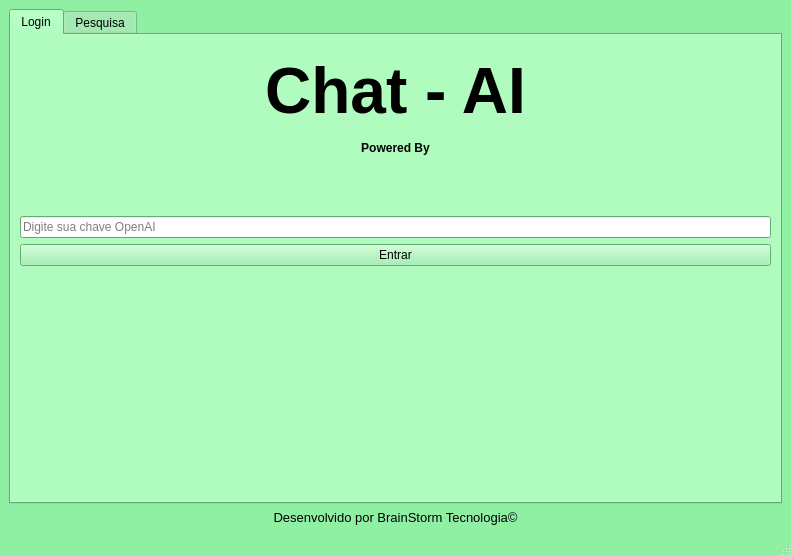
<?xml version="1.0" encoding="UTF-8"?>
<ui version="4.0">
 <class>MainWindow</class>
 <widget class="QMainWindow" name="MainWindow">
  <property name="geometry">
   <rect>
    <x>0</x>
    <y>0</y>
    <width>791</width>
    <height>556</height>
   </rect>
  </property>
  <property name="palette">
   <palette>
    <active>
     <colorrole role="WindowText">
      <brush brushstyle="SolidPattern">
       <color alpha="255">
        <red>0</red>
        <green>0</green>
        <blue>0</blue>
       </color>
      </brush>
     </colorrole>
     <colorrole role="Button">
      <brush brushstyle="SolidPattern">
       <color alpha="255">
        <red>143</red>
        <green>240</green>
        <blue>164</blue>
       </color>
      </brush>
     </colorrole>
     <colorrole role="Light">
      <brush brushstyle="SolidPattern">
       <color alpha="255">
        <red>255</red>
        <green>255</green>
        <blue>255</blue>
       </color>
      </brush>
     </colorrole>
     <colorrole role="Midlight">
      <brush brushstyle="SolidPattern">
       <color alpha="255">
        <red>199</red>
        <green>247</green>
        <blue>209</blue>
       </color>
      </brush>
     </colorrole>
     <colorrole role="Dark">
      <brush brushstyle="SolidPattern">
       <color alpha="255">
        <red>72</red>
        <green>120</green>
        <blue>82</blue>
       </color>
      </brush>
     </colorrole>
     <colorrole role="Mid">
      <brush brushstyle="SolidPattern">
       <color alpha="255">
        <red>95</red>
        <green>160</green>
        <blue>109</blue>
       </color>
      </brush>
     </colorrole>
     <colorrole role="Text">
      <brush brushstyle="SolidPattern">
       <color alpha="255">
        <red>0</red>
        <green>0</green>
        <blue>0</blue>
       </color>
      </brush>
     </colorrole>
     <colorrole role="BrightText">
      <brush brushstyle="SolidPattern">
       <color alpha="255">
        <red>255</red>
        <green>255</green>
        <blue>255</blue>
       </color>
      </brush>
     </colorrole>
     <colorrole role="ButtonText">
      <brush brushstyle="SolidPattern">
       <color alpha="255">
        <red>0</red>
        <green>0</green>
        <blue>0</blue>
       </color>
      </brush>
     </colorrole>
     <colorrole role="Base">
      <brush brushstyle="SolidPattern">
       <color alpha="255">
        <red>255</red>
        <green>255</green>
        <blue>255</blue>
       </color>
      </brush>
     </colorrole>
     <colorrole role="Window">
      <brush brushstyle="SolidPattern">
       <color alpha="255">
        <red>143</red>
        <green>240</green>
        <blue>164</blue>
       </color>
      </brush>
     </colorrole>
     <colorrole role="Shadow">
      <brush brushstyle="SolidPattern">
       <color alpha="255">
        <red>0</red>
        <green>0</green>
        <blue>0</blue>
       </color>
      </brush>
     </colorrole>
     <colorrole role="Highlight">
      <brush brushstyle="SolidPattern">
       <color alpha="255">
        <red>38</red>
        <green>162</green>
        <blue>105</blue>
       </color>
      </brush>
     </colorrole>
     <colorrole role="AlternateBase">
      <brush brushstyle="SolidPattern">
       <color alpha="255">
        <red>199</red>
        <green>247</green>
        <blue>209</blue>
       </color>
      </brush>
     </colorrole>
     <colorrole role="ToolTipBase">
      <brush brushstyle="SolidPattern">
       <color alpha="255">
        <red>255</red>
        <green>255</green>
        <blue>220</blue>
       </color>
      </brush>
     </colorrole>
     <colorrole role="ToolTipText">
      <brush brushstyle="SolidPattern">
       <color alpha="255">
        <red>0</red>
        <green>0</green>
        <blue>0</blue>
       </color>
      </brush>
     </colorrole>
     <colorrole role="PlaceholderText">
      <brush brushstyle="SolidPattern">
       <color alpha="128">
        <red>0</red>
        <green>0</green>
        <blue>0</blue>
       </color>
      </brush>
     </colorrole>
    </active>
    <inactive>
     <colorrole role="WindowText">
      <brush brushstyle="SolidPattern">
       <color alpha="255">
        <red>0</red>
        <green>0</green>
        <blue>0</blue>
       </color>
      </brush>
     </colorrole>
     <colorrole role="Button">
      <brush brushstyle="SolidPattern">
       <color alpha="255">
        <red>143</red>
        <green>240</green>
        <blue>164</blue>
       </color>
      </brush>
     </colorrole>
     <colorrole role="Light">
      <brush brushstyle="SolidPattern">
       <color alpha="255">
        <red>255</red>
        <green>255</green>
        <blue>255</blue>
       </color>
      </brush>
     </colorrole>
     <colorrole role="Midlight">
      <brush brushstyle="SolidPattern">
       <color alpha="255">
        <red>199</red>
        <green>247</green>
        <blue>209</blue>
       </color>
      </brush>
     </colorrole>
     <colorrole role="Dark">
      <brush brushstyle="SolidPattern">
       <color alpha="255">
        <red>72</red>
        <green>120</green>
        <blue>82</blue>
       </color>
      </brush>
     </colorrole>
     <colorrole role="Mid">
      <brush brushstyle="SolidPattern">
       <color alpha="255">
        <red>95</red>
        <green>160</green>
        <blue>109</blue>
       </color>
      </brush>
     </colorrole>
     <colorrole role="Text">
      <brush brushstyle="SolidPattern">
       <color alpha="255">
        <red>0</red>
        <green>0</green>
        <blue>0</blue>
       </color>
      </brush>
     </colorrole>
     <colorrole role="BrightText">
      <brush brushstyle="SolidPattern">
       <color alpha="255">
        <red>255</red>
        <green>255</green>
        <blue>255</blue>
       </color>
      </brush>
     </colorrole>
     <colorrole role="ButtonText">
      <brush brushstyle="SolidPattern">
       <color alpha="255">
        <red>0</red>
        <green>0</green>
        <blue>0</blue>
       </color>
      </brush>
     </colorrole>
     <colorrole role="Base">
      <brush brushstyle="SolidPattern">
       <color alpha="255">
        <red>255</red>
        <green>255</green>
        <blue>255</blue>
       </color>
      </brush>
     </colorrole>
     <colorrole role="Window">
      <brush brushstyle="SolidPattern">
       <color alpha="255">
        <red>143</red>
        <green>240</green>
        <blue>164</blue>
       </color>
      </brush>
     </colorrole>
     <colorrole role="Shadow">
      <brush brushstyle="SolidPattern">
       <color alpha="255">
        <red>0</red>
        <green>0</green>
        <blue>0</blue>
       </color>
      </brush>
     </colorrole>
     <colorrole role="Highlight">
      <brush brushstyle="SolidPattern">
       <color alpha="255">
        <red>38</red>
        <green>162</green>
        <blue>105</blue>
       </color>
      </brush>
     </colorrole>
     <colorrole role="AlternateBase">
      <brush brushstyle="SolidPattern">
       <color alpha="255">
        <red>199</red>
        <green>247</green>
        <blue>209</blue>
       </color>
      </brush>
     </colorrole>
     <colorrole role="ToolTipBase">
      <brush brushstyle="SolidPattern">
       <color alpha="255">
        <red>255</red>
        <green>255</green>
        <blue>220</blue>
       </color>
      </brush>
     </colorrole>
     <colorrole role="ToolTipText">
      <brush brushstyle="SolidPattern">
       <color alpha="255">
        <red>0</red>
        <green>0</green>
        <blue>0</blue>
       </color>
      </brush>
     </colorrole>
     <colorrole role="PlaceholderText">
      <brush brushstyle="SolidPattern">
       <color alpha="128">
        <red>0</red>
        <green>0</green>
        <blue>0</blue>
       </color>
      </brush>
     </colorrole>
    </inactive>
    <disabled>
     <colorrole role="WindowText">
      <brush brushstyle="SolidPattern">
       <color alpha="255">
        <red>72</red>
        <green>120</green>
        <blue>82</blue>
       </color>
      </brush>
     </colorrole>
     <colorrole role="Button">
      <brush brushstyle="SolidPattern">
       <color alpha="255">
        <red>143</red>
        <green>240</green>
        <blue>164</blue>
       </color>
      </brush>
     </colorrole>
     <colorrole role="Light">
      <brush brushstyle="SolidPattern">
       <color alpha="255">
        <red>255</red>
        <green>255</green>
        <blue>255</blue>
       </color>
      </brush>
     </colorrole>
     <colorrole role="Midlight">
      <brush brushstyle="SolidPattern">
       <color alpha="255">
        <red>199</red>
        <green>247</green>
        <blue>209</blue>
       </color>
      </brush>
     </colorrole>
     <colorrole role="Dark">
      <brush brushstyle="SolidPattern">
       <color alpha="255">
        <red>72</red>
        <green>120</green>
        <blue>82</blue>
       </color>
      </brush>
     </colorrole>
     <colorrole role="Mid">
      <brush brushstyle="SolidPattern">
       <color alpha="255">
        <red>95</red>
        <green>160</green>
        <blue>109</blue>
       </color>
      </brush>
     </colorrole>
     <colorrole role="Text">
      <brush brushstyle="SolidPattern">
       <color alpha="255">
        <red>72</red>
        <green>120</green>
        <blue>82</blue>
       </color>
      </brush>
     </colorrole>
     <colorrole role="BrightText">
      <brush brushstyle="SolidPattern">
       <color alpha="255">
        <red>255</red>
        <green>255</green>
        <blue>255</blue>
       </color>
      </brush>
     </colorrole>
     <colorrole role="ButtonText">
      <brush brushstyle="SolidPattern">
       <color alpha="255">
        <red>72</red>
        <green>120</green>
        <blue>82</blue>
       </color>
      </brush>
     </colorrole>
     <colorrole role="Base">
      <brush brushstyle="SolidPattern">
       <color alpha="255">
        <red>143</red>
        <green>240</green>
        <blue>164</blue>
       </color>
      </brush>
     </colorrole>
     <colorrole role="Window">
      <brush brushstyle="SolidPattern">
       <color alpha="255">
        <red>143</red>
        <green>240</green>
        <blue>164</blue>
       </color>
      </brush>
     </colorrole>
     <colorrole role="Shadow">
      <brush brushstyle="SolidPattern">
       <color alpha="255">
        <red>0</red>
        <green>0</green>
        <blue>0</blue>
       </color>
      </brush>
     </colorrole>
     <colorrole role="Highlight">
      <brush brushstyle="SolidPattern">
       <color alpha="255">
        <red>145</red>
        <green>145</green>
        <blue>145</blue>
       </color>
      </brush>
     </colorrole>
     <colorrole role="AlternateBase">
      <brush brushstyle="SolidPattern">
       <color alpha="255">
        <red>143</red>
        <green>240</green>
        <blue>164</blue>
       </color>
      </brush>
     </colorrole>
     <colorrole role="ToolTipBase">
      <brush brushstyle="SolidPattern">
       <color alpha="255">
        <red>255</red>
        <green>255</green>
        <blue>220</blue>
       </color>
      </brush>
     </colorrole>
     <colorrole role="ToolTipText">
      <brush brushstyle="SolidPattern">
       <color alpha="255">
        <red>0</red>
        <green>0</green>
        <blue>0</blue>
       </color>
      </brush>
     </colorrole>
     <colorrole role="PlaceholderText">
      <brush brushstyle="SolidPattern">
       <color alpha="128">
        <red>0</red>
        <green>0</green>
        <blue>0</blue>
       </color>
      </brush>
     </colorrole>
    </disabled>
   </palette>
  </property>
  <property name="windowTitle">
   <string>Pesquisa AI</string>
  </property>
  <widget class="QWidget" name="centralwidget">
   <layout class="QGridLayout" name="gridLayout_2">
    <item row="1" column="0">
     <widget class="QTabWidget" name="tabWidget">
      <property name="enabled">
       <bool>true</bool>
      </property>
      <property name="palette">
       <palette>
        <active>
         <colorrole role="WindowText">
          <brush brushstyle="SolidPattern">
           <color alpha="255">
            <red>0</red>
            <green>0</green>
            <blue>0</blue>
           </color>
          </brush>
         </colorrole>
         <colorrole role="Button">
          <brush brushstyle="SolidPattern">
           <color alpha="255">
            <red>143</red>
            <green>240</green>
            <blue>164</blue>
           </color>
          </brush>
         </colorrole>
         <colorrole role="Light">
          <brush brushstyle="SolidPattern">
           <color alpha="255">
            <red>255</red>
            <green>255</green>
            <blue>255</blue>
           </color>
          </brush>
         </colorrole>
         <colorrole role="Midlight">
          <brush brushstyle="SolidPattern">
           <color alpha="255">
            <red>199</red>
            <green>247</green>
            <blue>209</blue>
           </color>
          </brush>
         </colorrole>
         <colorrole role="Dark">
          <brush brushstyle="SolidPattern">
           <color alpha="255">
            <red>72</red>
            <green>120</green>
            <blue>82</blue>
           </color>
          </brush>
         </colorrole>
         <colorrole role="Mid">
          <brush brushstyle="SolidPattern">
           <color alpha="255">
            <red>95</red>
            <green>160</green>
            <blue>109</blue>
           </color>
          </brush>
         </colorrole>
         <colorrole role="Text">
          <brush brushstyle="SolidPattern">
           <color alpha="255">
            <red>0</red>
            <green>0</green>
            <blue>0</blue>
           </color>
          </brush>
         </colorrole>
         <colorrole role="BrightText">
          <brush brushstyle="SolidPattern">
           <color alpha="255">
            <red>255</red>
            <green>255</green>
            <blue>255</blue>
           </color>
          </brush>
         </colorrole>
         <colorrole role="ButtonText">
          <brush brushstyle="SolidPattern">
           <color alpha="255">
            <red>0</red>
            <green>0</green>
            <blue>0</blue>
           </color>
          </brush>
         </colorrole>
         <colorrole role="Base">
          <brush brushstyle="SolidPattern">
           <color alpha="255">
            <red>255</red>
            <green>255</green>
            <blue>255</blue>
           </color>
          </brush>
         </colorrole>
         <colorrole role="Window">
          <brush brushstyle="SolidPattern">
           <color alpha="255">
            <red>143</red>
            <green>240</green>
            <blue>164</blue>
           </color>
          </brush>
         </colorrole>
         <colorrole role="Shadow">
          <brush brushstyle="SolidPattern">
           <color alpha="255">
            <red>0</red>
            <green>0</green>
            <blue>0</blue>
           </color>
          </brush>
         </colorrole>
         <colorrole role="Highlight">
          <brush brushstyle="SolidPattern">
           <color alpha="255">
            <red>38</red>
            <green>162</green>
            <blue>105</blue>
           </color>
          </brush>
         </colorrole>
         <colorrole role="AlternateBase">
          <brush brushstyle="SolidPattern">
           <color alpha="255">
            <red>199</red>
            <green>247</green>
            <blue>209</blue>
           </color>
          </brush>
         </colorrole>
         <colorrole role="ToolTipBase">
          <brush brushstyle="SolidPattern">
           <color alpha="255">
            <red>255</red>
            <green>255</green>
            <blue>220</blue>
           </color>
          </brush>
         </colorrole>
         <colorrole role="ToolTipText">
          <brush brushstyle="SolidPattern">
           <color alpha="255">
            <red>0</red>
            <green>0</green>
            <blue>0</blue>
           </color>
          </brush>
         </colorrole>
         <colorrole role="PlaceholderText">
          <brush brushstyle="SolidPattern">
           <color alpha="128">
            <red>0</red>
            <green>0</green>
            <blue>0</blue>
           </color>
          </brush>
         </colorrole>
        </active>
        <inactive>
         <colorrole role="WindowText">
          <brush brushstyle="SolidPattern">
           <color alpha="255">
            <red>0</red>
            <green>0</green>
            <blue>0</blue>
           </color>
          </brush>
         </colorrole>
         <colorrole role="Button">
          <brush brushstyle="SolidPattern">
           <color alpha="255">
            <red>143</red>
            <green>240</green>
            <blue>164</blue>
           </color>
          </brush>
         </colorrole>
         <colorrole role="Light">
          <brush brushstyle="SolidPattern">
           <color alpha="255">
            <red>255</red>
            <green>255</green>
            <blue>255</blue>
           </color>
          </brush>
         </colorrole>
         <colorrole role="Midlight">
          <brush brushstyle="SolidPattern">
           <color alpha="255">
            <red>199</red>
            <green>247</green>
            <blue>209</blue>
           </color>
          </brush>
         </colorrole>
         <colorrole role="Dark">
          <brush brushstyle="SolidPattern">
           <color alpha="255">
            <red>72</red>
            <green>120</green>
            <blue>82</blue>
           </color>
          </brush>
         </colorrole>
         <colorrole role="Mid">
          <brush brushstyle="SolidPattern">
           <color alpha="255">
            <red>95</red>
            <green>160</green>
            <blue>109</blue>
           </color>
          </brush>
         </colorrole>
         <colorrole role="Text">
          <brush brushstyle="SolidPattern">
           <color alpha="255">
            <red>0</red>
            <green>0</green>
            <blue>0</blue>
           </color>
          </brush>
         </colorrole>
         <colorrole role="BrightText">
          <brush brushstyle="SolidPattern">
           <color alpha="255">
            <red>255</red>
            <green>255</green>
            <blue>255</blue>
           </color>
          </brush>
         </colorrole>
         <colorrole role="ButtonText">
          <brush brushstyle="SolidPattern">
           <color alpha="255">
            <red>0</red>
            <green>0</green>
            <blue>0</blue>
           </color>
          </brush>
         </colorrole>
         <colorrole role="Base">
          <brush brushstyle="SolidPattern">
           <color alpha="255">
            <red>255</red>
            <green>255</green>
            <blue>255</blue>
           </color>
          </brush>
         </colorrole>
         <colorrole role="Window">
          <brush brushstyle="SolidPattern">
           <color alpha="255">
            <red>143</red>
            <green>240</green>
            <blue>164</blue>
           </color>
          </brush>
         </colorrole>
         <colorrole role="Shadow">
          <brush brushstyle="SolidPattern">
           <color alpha="255">
            <red>0</red>
            <green>0</green>
            <blue>0</blue>
           </color>
          </brush>
         </colorrole>
         <colorrole role="Highlight">
          <brush brushstyle="SolidPattern">
           <color alpha="255">
            <red>38</red>
            <green>162</green>
            <blue>105</blue>
           </color>
          </brush>
         </colorrole>
         <colorrole role="AlternateBase">
          <brush brushstyle="SolidPattern">
           <color alpha="255">
            <red>199</red>
            <green>247</green>
            <blue>209</blue>
           </color>
          </brush>
         </colorrole>
         <colorrole role="ToolTipBase">
          <brush brushstyle="SolidPattern">
           <color alpha="255">
            <red>255</red>
            <green>255</green>
            <blue>220</blue>
           </color>
          </brush>
         </colorrole>
         <colorrole role="ToolTipText">
          <brush brushstyle="SolidPattern">
           <color alpha="255">
            <red>0</red>
            <green>0</green>
            <blue>0</blue>
           </color>
          </brush>
         </colorrole>
         <colorrole role="PlaceholderText">
          <brush brushstyle="SolidPattern">
           <color alpha="128">
            <red>0</red>
            <green>0</green>
            <blue>0</blue>
           </color>
          </brush>
         </colorrole>
        </inactive>
        <disabled>
         <colorrole role="WindowText">
          <brush brushstyle="SolidPattern">
           <color alpha="255">
            <red>72</red>
            <green>120</green>
            <blue>82</blue>
           </color>
          </brush>
         </colorrole>
         <colorrole role="Button">
          <brush brushstyle="SolidPattern">
           <color alpha="255">
            <red>143</red>
            <green>240</green>
            <blue>164</blue>
           </color>
          </brush>
         </colorrole>
         <colorrole role="Light">
          <brush brushstyle="SolidPattern">
           <color alpha="255">
            <red>255</red>
            <green>255</green>
            <blue>255</blue>
           </color>
          </brush>
         </colorrole>
         <colorrole role="Midlight">
          <brush brushstyle="SolidPattern">
           <color alpha="255">
            <red>199</red>
            <green>247</green>
            <blue>209</blue>
           </color>
          </brush>
         </colorrole>
         <colorrole role="Dark">
          <brush brushstyle="SolidPattern">
           <color alpha="255">
            <red>72</red>
            <green>120</green>
            <blue>82</blue>
           </color>
          </brush>
         </colorrole>
         <colorrole role="Mid">
          <brush brushstyle="SolidPattern">
           <color alpha="255">
            <red>95</red>
            <green>160</green>
            <blue>109</blue>
           </color>
          </brush>
         </colorrole>
         <colorrole role="Text">
          <brush brushstyle="SolidPattern">
           <color alpha="255">
            <red>72</red>
            <green>120</green>
            <blue>82</blue>
           </color>
          </brush>
         </colorrole>
         <colorrole role="BrightText">
          <brush brushstyle="SolidPattern">
           <color alpha="255">
            <red>255</red>
            <green>255</green>
            <blue>255</blue>
           </color>
          </brush>
         </colorrole>
         <colorrole role="ButtonText">
          <brush brushstyle="SolidPattern">
           <color alpha="255">
            <red>72</red>
            <green>120</green>
            <blue>82</blue>
           </color>
          </brush>
         </colorrole>
         <colorrole role="Base">
          <brush brushstyle="SolidPattern">
           <color alpha="255">
            <red>143</red>
            <green>240</green>
            <blue>164</blue>
           </color>
          </brush>
         </colorrole>
         <colorrole role="Window">
          <brush brushstyle="SolidPattern">
           <color alpha="255">
            <red>143</red>
            <green>240</green>
            <blue>164</blue>
           </color>
          </brush>
         </colorrole>
         <colorrole role="Shadow">
          <brush brushstyle="SolidPattern">
           <color alpha="255">
            <red>0</red>
            <green>0</green>
            <blue>0</blue>
           </color>
          </brush>
         </colorrole>
         <colorrole role="Highlight">
          <brush brushstyle="SolidPattern">
           <color alpha="255">
            <red>145</red>
            <green>145</green>
            <blue>145</blue>
           </color>
          </brush>
         </colorrole>
         <colorrole role="AlternateBase">
          <brush brushstyle="SolidPattern">
           <color alpha="255">
            <red>143</red>
            <green>240</green>
            <blue>164</blue>
           </color>
          </brush>
         </colorrole>
         <colorrole role="ToolTipBase">
          <brush brushstyle="SolidPattern">
           <color alpha="255">
            <red>255</red>
            <green>255</green>
            <blue>220</blue>
           </color>
          </brush>
         </colorrole>
         <colorrole role="ToolTipText">
          <brush brushstyle="SolidPattern">
           <color alpha="255">
            <red>0</red>
            <green>0</green>
            <blue>0</blue>
           </color>
          </brush>
         </colorrole>
         <colorrole role="PlaceholderText">
          <brush brushstyle="SolidPattern">
           <color alpha="128">
            <red>0</red>
            <green>0</green>
            <blue>0</blue>
           </color>
          </brush>
         </colorrole>
        </disabled>
       </palette>
      </property>
      <property name="currentIndex">
       <number>0</number>
      </property>
      <widget class="QWidget" name="abaLogin">
       <attribute name="title">
        <string>Login</string>
       </attribute>
       <layout class="QVBoxLayout" name="verticalLayout_2">
        <item>
         <layout class="QGridLayout" name="gridLayout_4">
          <item row="2" column="0">
           <widget class="QLabel" name="label_3">
            <property name="font">
             <font>
              <pointsize>20</pointsize>
              <weight>75</weight>
              <bold>true</bold>
             </font>
            </property>
            <property name="text">
             <string>&lt;html&gt;&lt;head/&gt;&lt;body&gt;&lt;p align=&quot;center&quot;&gt;&lt;span style=&quot; font-size:48pt;&quot;&gt;Chat - AI&lt;/span&gt;&lt;/p&gt;&lt;p align=&quot;center&quot;&gt;&lt;span style=&quot; font-size:9pt;&quot;&gt;Powered By&lt;/span&gt;&lt;/p&gt;&lt;p align=&quot;center&quot;&gt;&lt;img src=&quot;:/icon/63c52c2190250dd34bd6a9b0.png&quot;/&gt;&lt;/p&gt;&lt;/body&gt;&lt;/html&gt;</string>
            </property>
            <property name="alignment">
             <set>Qt::AlignCenter</set>
            </property>
           </widget>
          </item>
          <item row="4" column="0">
           <widget class="QPushButton" name="btnLoginApi">
            <property name="text">
             <string>Entrar</string>
            </property>
           </widget>
          </item>
          <item row="3" column="0">
           <widget class="QLineEdit" name="entradaSenha">
            <property name="focusPolicy">
             <enum>Qt::StrongFocus</enum>
            </property>
            <property name="echoMode">
             <enum>QLineEdit::Password</enum>
            </property>
            <property name="placeholderText">
             <string>Digite sua chave OpenAI</string>
            </property>
            <property name="clearButtonEnabled">
             <bool>true</bool>
            </property>
           </widget>
          </item>
         </layout>
        </item>
        <item>
         <widget class="QLabel" name="statusLogin">
          <property name="text">
           <string/>
          </property>
          <property name="alignment">
           <set>Qt::AlignCenter</set>
          </property>
         </widget>
        </item>
       </layout>
      </widget>
      <widget class="QWidget" name="abaPesquisa">
       <attribute name="title">
        <string>Pesquisa</string>
       </attribute>
       <layout class="QVBoxLayout" name="verticalLayout">
        <item>
         <layout class="QGridLayout" name="gridLayout_3">
          <item row="0" column="0" colspan="3">
           <layout class="QGridLayout" name="gridLayout">
            <item row="1" column="0">
             <widget class="QLineEdit" name="entradaUsuario">
              <property name="clearButtonEnabled">
               <bool>true</bool>
              </property>
             </widget>
            </item>
            <item row="0" column="0">
             <widget class="QLabel" name="label">
              <property name="text">
               <string>Digite sua pesquisa:</string>
              </property>
             </widget>
            </item>
            <item row="2" column="0">
             <widget class="QLabel" name="resposta">
              <property name="text">
               <string>&lt;html&gt;&lt;head/&gt;&lt;body&gt;&lt;p align=&quot;justify&quot;&gt;&lt;br/&gt;&lt;/p&gt;&lt;/body&gt;&lt;/html&gt;</string>
              </property>
              <property name="alignment">
               <set>Qt::AlignCenter</set>
              </property>
             </widget>
            </item>
            <item row="3" column="0">
             <widget class="QPushButton" name="btnPesquisar">
              <property name="text">
               <string>Pesquisar</string>
              </property>
             </widget>
            </item>
           </layout>
          </item>
          <item row="1" column="0" colspan="3">
           <widget class="QPlainTextEdit" name="saidaText"/>
          </item>
          <item row="2" column="0">
           <widget class="QPushButton" name="btnLimparTexto">
            <property name="text">
             <string>Limpar</string>
            </property>
           </widget>
          </item>
          <item row="2" column="1">
           <widget class="QPushButton" name="btnPlayAudio">
            <property name="text">
             <string>Play Audio</string>
            </property>
           </widget>
          </item>
          <item row="2" column="2">
           <widget class="QPushButton" name="btnPararAudio">
            <property name="text">
             <string>Parar</string>
            </property>
           </widget>
          </item>
         </layout>
        </item>
       </layout>
      </widget>
     </widget>
    </item>
    <item row="2" column="0">
     <widget class="QLabel" name="label_5">
      <property name="font">
       <font>
        <pointsize>10</pointsize>
       </font>
      </property>
      <property name="text">
       <string>Desenvolvido por BrainStorm Tecnologia©</string>
      </property>
      <property name="alignment">
       <set>Qt::AlignCenter</set>
      </property>
     </widget>
    </item>
   </layout>
  </widget>
  <widget class="QMenuBar" name="menubar">
   <property name="geometry">
    <rect>
     <x>0</x>
     <y>0</y>
     <width>791</width>
     <height>22</height>
    </rect>
   </property>
  </widget>
  <widget class="QStatusBar" name="statusbar"/>
 </widget>
 <resources>
  <include location="icons.qrc"/>
 </resources>
 <connections/>
</ui>
